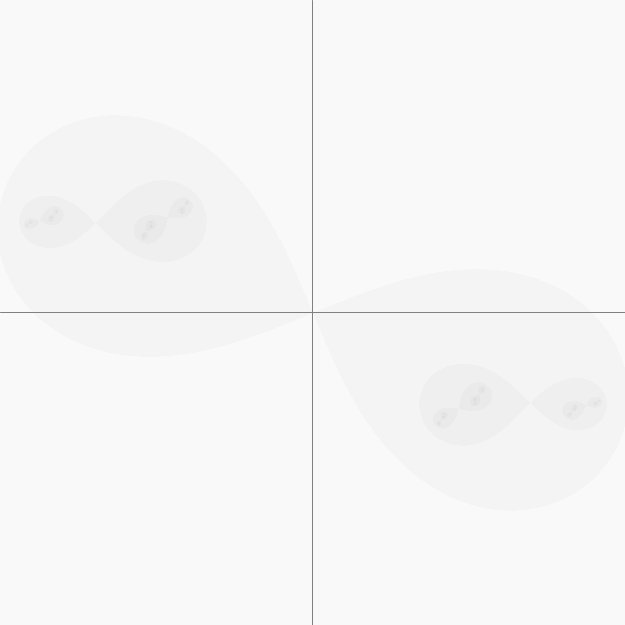
Frame 1 (no input)
Frame 60 (the mouse pressed at the canvas centre just before this capture): identical to frame 1, image omitted
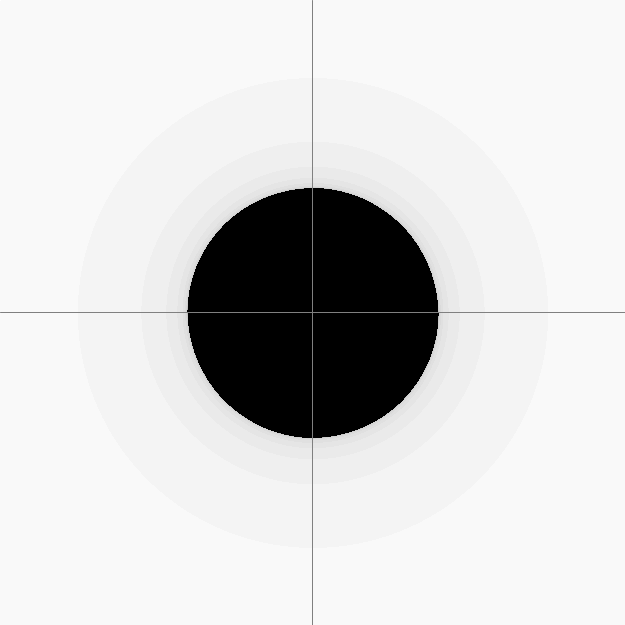
Frame 120 (the mouse held since frame 60 and released just before this capture)

The Processing sketch that drew these frames (run headless with seeded random() and noise(); from frame 60 on, the mouse is pressed at the canvas centre):

// Processing sketch: Julia_Set
// ── Julia_Set.pde
float r;
int n;
float cx;
float cy;

void setup() {
  size(625, 625);
  r = 2.5;
  n = 50;
  cx = 0;
  cy = 0;
}

void draw() {
  background(255);
  loadPixels();
  cx = map(mouseX, 0, width, -r, r);
  cy = map(mouseY, 0, height, -r, r);
  for (int i = 0; i < width; i++) {
    for (int j = 0; j < height; j++) {
      int index = i+j*width;
      float x = map(i, 0, width, -r, r);
      float y = map(j, 0, height, -r, r);
      int k = 0;
      while ((x*x+y*y < 2*r*r) && (k < n)) {
        float nx = x*x-y*y + cx;
        float ny = 2*x*y + cy;
        x = nx;
        y = ny;
        k++;
      }
      float c = map(k, 0, n, 255, 0);
      pixels[index] = color(c);
    }
  }
  updatePixels();
  stroke(128);
  strokeWeight(1);
  line(width/2, 0, width/2, height);
  line(0, height/2, width, height/2);
}
